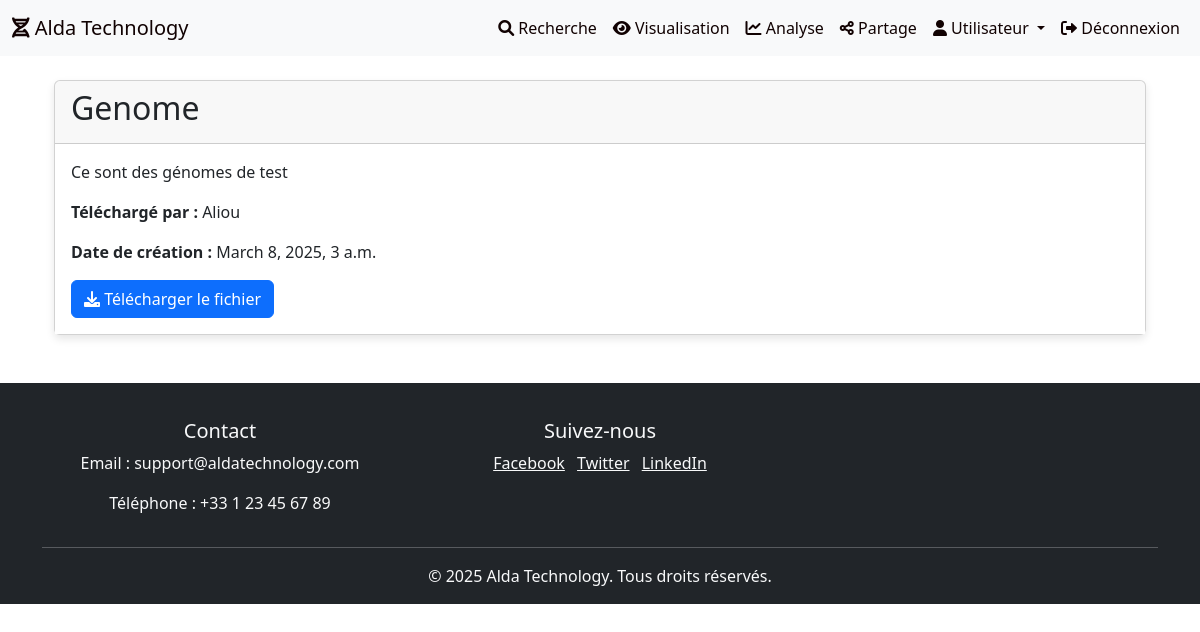
The page /shared_file/4/ (signed in) on the database its author committed.
### genomic_data/models.py (models this page shows, shortened)
class GenomicData(models.Model):
    user = models.ForeignKey(User, on_delete=models.CASCADE)
    title = models.CharField(max_length=255)
    description = models.TextField()
    data_file = models.FileField(upload_to='genomic_data/')
    shared_with = models.ManyToManyField(User, related_name='shared_genomic_data', blank=True)
    created_at = models.DateTimeField(auto_now_add=True)
    updated_at = models.DateTimeField(auto_now=True)

### genomic_data/views.py (the view)
# urls.py: path('shared_file/<int:file_id>/', views.view_shared_file, name='view_shared_file'),
def view_shared_file(request, file_id):
    if not request.user.is_authenticated:
        return redirect('login')
    genomic_data = get_object_or_404(GenomicData, id=file_id, shared_with=request.user)
    return render(request, 'view_shared_file.html', {
        'genomic_data': genomic_data,
    })

### genomic_data/templates/view_shared_file.html
{% extends 'base.html' %}
{% block content %}
<div class="container">
    <div class="card">
        <div class="card-header">
            <h2>{{ genomic_data.title }}</h2>
        </div>
        <div class="card-body">
            <p>{{ genomic_data.description }}</p>
            <p><strong>Téléchargé par :</strong> {{ genomic_data.user.username }}</p>
            <p><strong>Date de création :</strong> {{ genomic_data.created_at }}</p>
            <a href="{{ genomic_data.data_file.url }}" class="btn btn-primary" download>
                <i class="fas fa-download"></i> Télécharger le fichier
            </a>
        </div>
    </div>
</div>
{% endblock %}

### genomic_data/static/css/styles.css (style rules this page uses)
body { background-color: #f8f9fa; font-family: 'Arial', sans-serif; }
.container { margin-top: 20px; }
.btn-primary { background-color: #007bff; border-color: #007bff; }
.card { margin-bottom: 20px; box-shadow: 0 4px 8px rgba(0, 0, 0, 0.1); }
.card-header { background-color: #007bff; color: #fff; }
.card-body { background-color: #fff; }

### rows shown on the page
GenomicData: title "Genome", description "Ce sont des génomes de test", user.username "Aliou", created_at "March 8, 2025, 3 a.m."
